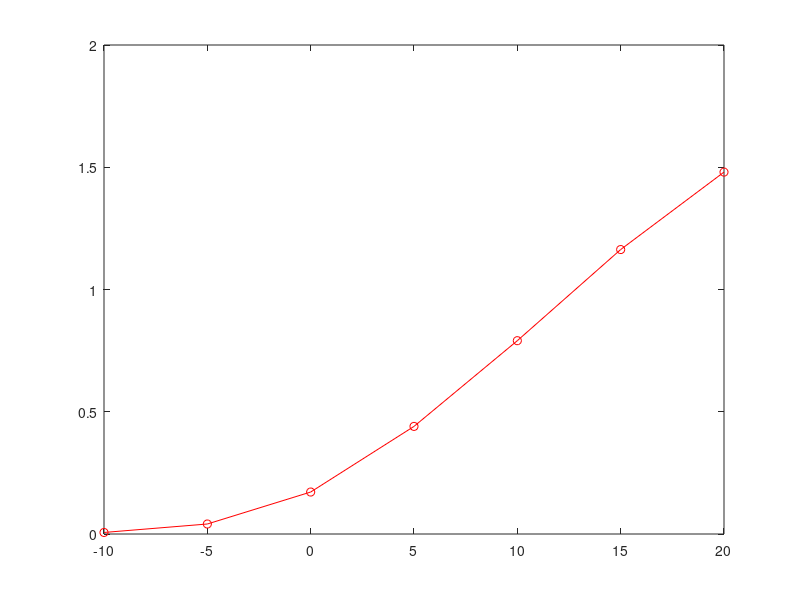

Write MATLAB code to recreate this figure.
load('test1.mat')
ge=0;
for snrdb=-10:5:20
    snr=10^(snrdb/10);
    V=sqrt(P/4)*eye(4,4);
    n=sqrt(Pr/trace(H*V*V'*H'+(1/snr)*eye(4,4)));
    F=n*eye(4,4);
    V1=V(:,1:Mu);
    V2=V(:,Mu+1:2*Mu);
    A1=G1*F*H;
    A2=G2*F*H;
    Rz1=A1*(V2*V2'*A1')+(1/snr)*(G1*(F*F')*G1'+eye(2,2));
    Rz2=A2*(V1*V1'*A2')+(1/snr)*(G2*(F*F')*G2'+eye(2,2));
    R1=(1/2)*log2(abs(det(eye(2,2)+V1'*A1'*(Rz1^-1)*A1*V1)));
    R2=(1/2)*log2(abs(det(eye(2,2)+V2'*A2'*(Rz2^-1)*A2*V2)));
    ge=ge+1;
    R(ge)=w1*R1+w2*R2;
end
i=-10:5:20;
save('Naive_AF.mat')
plot(i,R,'-ro')
